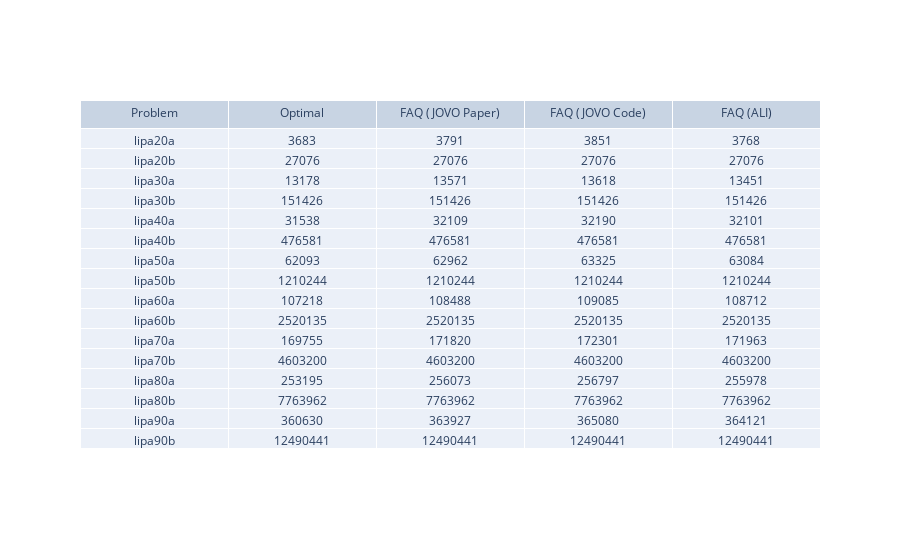

Source (notebook cell):
### Code cell
import plotly.graph_objects as go

fig = go.Figure(data=[go.Table(header=dict(values=['Problem','Optimal','FAQ (JOVO Paper)','FAQ (JOVO Code)','FAQ (ALI)']),
        cells = dict(values=[problems,optimal,faq_paper,faq_jovo_code, faqali]))])
fig.show()

### Figure 1 — Plotly figure (JSON) as saved in the notebook; plotly's stock layout.template omitted (floating-point values rounded to 4 significant figures)
{"data": [{"cells": {"values": [["lipa20a", "lipa20b", "lipa30a", "lipa30b", "lipa40a", "lipa40b", "lipa50a", "lipa50b", "lipa60a", "lipa60b", "lipa70a", "lipa70b", "lipa80a", "lipa80b", "lipa90a", "lipa90b"], [3683, 27076, 13178, 151426, 31538, 476581, 62093, 1210244, 107218, 2520135, 169755, 4603200, 253195, 7763962, 360630, 12490441], [3791, 27076, 13571, 151426, 32109, 476581, 62962, 1210244, 108488, 2520135, 171820, 4603200, 256073, 7763962, 363927, 12490441], [3851, 27076, 13618, 151426, 32190, 476581, 63325, 1210244, 109085, 2520135, 172301, 4603200, 256797, 7763962, 365080, 12490441], [3768, 27076, 13451, 151426, 32101, 476581, 63084, 1210244, 108712, 2520135, 171963, 4603200, 255978, 7763962, 364121, 12490441]]}, "header": {"values": ["Problem", "Optimal", "FAQ (JOVO Paper)", "FAQ (JOVO Code)", "FAQ (ALI)"]}, "type": "table"}], "layout": {}}
